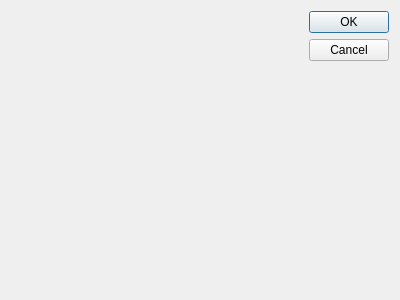
<?xml version="1.0" encoding="UTF-8"?>
<ui version="4.0">
 <class>Dialog</class>
 <widget class="QDialog" name="Dialog">
  <property name="geometry">
   <rect>
    <x>0</x>
    <y>0</y>
    <width>400</width>
    <height>300</height>
   </rect>
  </property>
  <property name="windowTitle">
   <string>Dialog</string>
  </property>
  <layout class="QGridLayout" name="gridLayout_2">
   <item row="0" column="1">
    <widget class="QDialogButtonBox" name="buttonBox">
     <property name="orientation">
      <enum>Qt::Vertical</enum>
     </property>
     <property name="standardButtons">
      <set>QDialogButtonBox::Cancel|QDialogButtonBox::Ok</set>
     </property>
    </widget>
   </item>
   <item row="0" column="0">
    <widget class="QWidget" name="widget" native="true">
     <layout class="QVBoxLayout" name="scrollAreaLayout">
      <property name="leftMargin">
       <number>0</number>
      </property>
      <property name="topMargin">
       <number>0</number>
      </property>
      <property name="rightMargin">
       <number>0</number>
      </property>
      <property name="bottomMargin">
       <number>0</number>
      </property>
      <item>
       <spacer name="verticalSpacer">
        <property name="orientation">
         <enum>Qt::Vertical</enum>
        </property>
        <property name="sizeHint" stdset="0">
         <size>
          <width>20</width>
          <height>279</height>
         </size>
        </property>
       </spacer>
      </item>
     </layout>
    </widget>
   </item>
  </layout>
 </widget>
 <resources/>
 <connections>
  <connection>
   <sender>buttonBox</sender>
   <signal>accepted()</signal>
   <receiver>Dialog</receiver>
   <slot>accept()</slot>
   <hints>
    <hint type="sourcelabel">
     <x>248</x>
     <y>254</y>
    </hint>
    <hint type="destinationlabel">
     <x>157</x>
     <y>274</y>
    </hint>
   </hints>
  </connection>
  <connection>
   <sender>buttonBox</sender>
   <signal>rejected()</signal>
   <receiver>Dialog</receiver>
   <slot>reject()</slot>
   <hints>
    <hint type="sourcelabel">
     <x>316</x>
     <y>260</y>
    </hint>
    <hint type="destinationlabel">
     <x>286</x>
     <y>274</y>
    </hint>
   </hints>
  </connection>
 </connections>
</ui>
